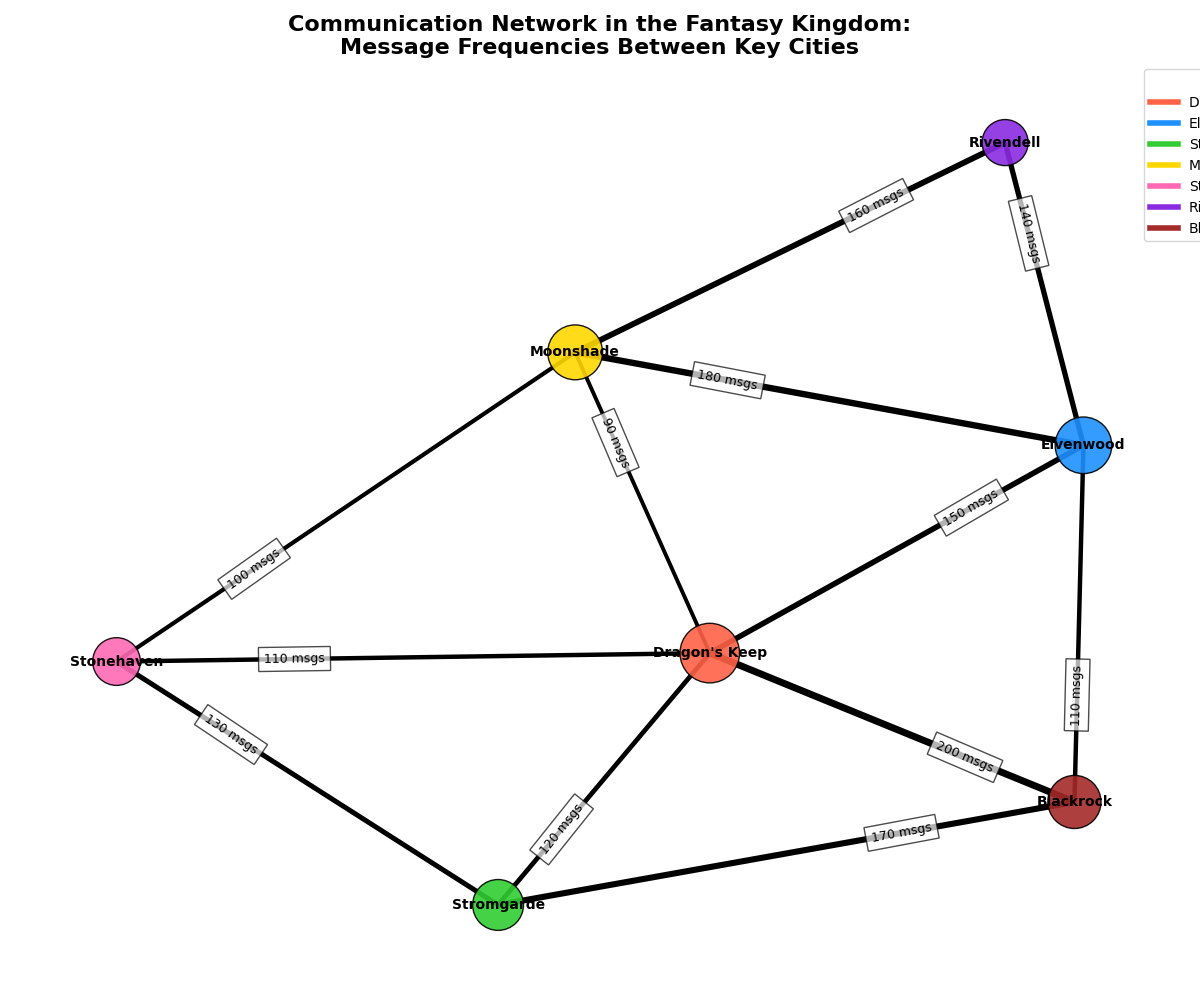

This figure's Python source:
import matplotlib.pyplot as plt
import networkx as nx
import numpy as np

# Define the names of cities, adding two new ones
cities = ["Dragon's Keep", "Elvenwood", "Stromgarde", "Moonshade", "Stonehaven", "Rivendell", "Blackrock"]

# Define connections (undirected edges) with message frequencies (weights), adding more connections
connections = [
    ("Dragon's Keep", "Elvenwood", 150),
    ("Dragon's Keep", "Stromgarde", 120),
    ("Elvenwood", "Moonshade", 180),
    ("Moonshade", "Stonehaven", 100),
    ("Stonehaven", "Stromgarde", 130),
    ("Stonehaven", "Dragon's Keep", 110),
    ("Moonshade", "Dragon's Keep", 90),
    ("Elvenwood", "Rivendell", 140),
    ("Rivendell", "Moonshade", 160),
    ("Blackrock", "Dragon's Keep", 200),
    ("Blackrock", "Stromgarde", 170),
    ("Blackrock", "Elvenwood", 110)
]

# Create an undirected graph
G = nx.Graph()
G.add_nodes_from(cities)

# Add edges with weights
for source, dest, frequency in connections:
    G.add_edge(source, dest, weight=frequency)

# Calculate total message frequency per city
message_frequencies = {city: sum(d['weight'] for u, v, d in G.edges(city, data=True)) for city in cities}

# Define node sizes based on total message frequency
node_sizes = [500 + message_frequencies[city] * 2 for city in cities]

# Define positions using a spring layout
pos = nx.spring_layout(G, k=0.5, seed=42)

# Extract weights for edge labels and widths
edge_labels = {(u, v): f'{d["weight"]} msgs' for u, v, d in G.edges(data=True)}
edge_widths = [1 + G[u][v]['weight'] / 50 for u, v in G.edges()]

# Define color maps for nodes and edges, adding colors for new nodes
node_colors = ['#FF6347', '#1E90FF', '#32CD32', '#FFD700', '#FF69B4', '#8A2BE2', '#A52A2A']

# Draw the graph
plt.figure(figsize=(12, 10))
nx.draw_networkx_nodes(G, pos, node_size=node_sizes, node_color=node_colors, alpha=0.9, edgecolors='black')
nx.draw_networkx_edges(G, pos, edgelist=G.edges, edge_color='black', width=edge_widths)
nx.draw_networkx_labels(G, pos, font_size=10, font_weight='bold')

# Add edge labels
nx.draw_networkx_edge_labels(G, pos, edge_labels=edge_labels, font_size=9, label_pos=0.3, bbox=dict(facecolor='white', alpha=0.7))

# Title and layout adjustments
plt.title("Communication Network in the Fantasy Kingdom:\nMessage Frequencies Between Key Cities", fontsize=16, fontweight='bold')
plt.axis('off')
plt.tight_layout()

# Create a custom legend
legend_lines = [plt.Line2D([0], [0], color=node_colors[i], lw=4) for i in range(len(cities))]
plt.legend(legend_lines, cities, title="Cities", loc='upper right', bbox_to_anchor=(1.1, 1))

# Show the plot
plt.show()
